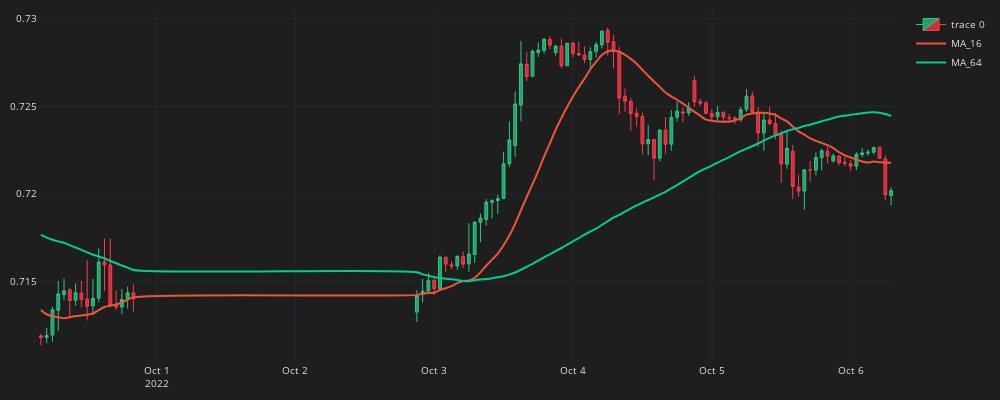

Notebook code for this chart:
### Code cell
fig = go.Figure()
fig.add_trace(go.Candlestick(
    x=df_plot.time, open=df_plot.mid_o, high=df_plot.mid_h, low=df_plot.mid_l, close=df_plot.mid_c,
    line=dict(width=1), opacity=1,
    increasing_fillcolor='#24A06B',
    decreasing_fillcolor="#CC2E3C",
    increasing_line_color='#2EC886',  
    decreasing_line_color='#FF3A4C'
))
for ma in ma_list:  
    col = f"MA_{ma}"
    fig.add_trace(go.Scatter(x=df_plot.time, 
        y=df_plot[col],
        line=dict(width=2),
        line_shape='spline',
        name=col
        ))
fig.update_layout(width=1000,height=400,
    margin=dict(l=10,r=10,b=10,t=10),
    font=dict(size=10,color="#e1e1e1"),
    paper_bgcolor="#1e1e1e",
    plot_bgcolor="#1e1e1e")
fig.update_xaxes(
    gridcolor="#1f292f",
    showgrid=True,fixedrange=True,rangeslider=dict(visible=False)
)
fig.update_yaxes(
    gridcolor="#1f292f",
    showgrid=True
)
fig.show()
